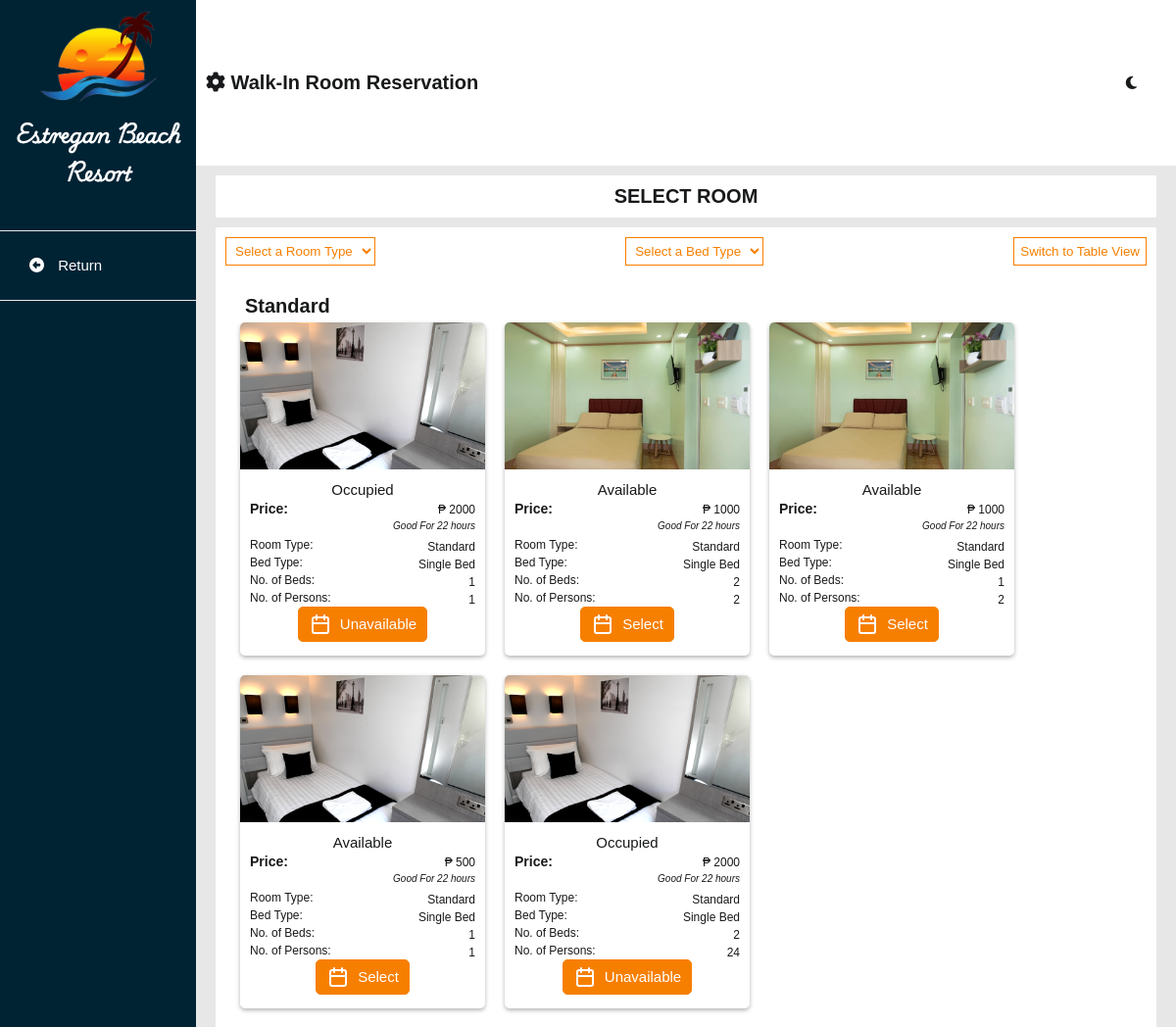
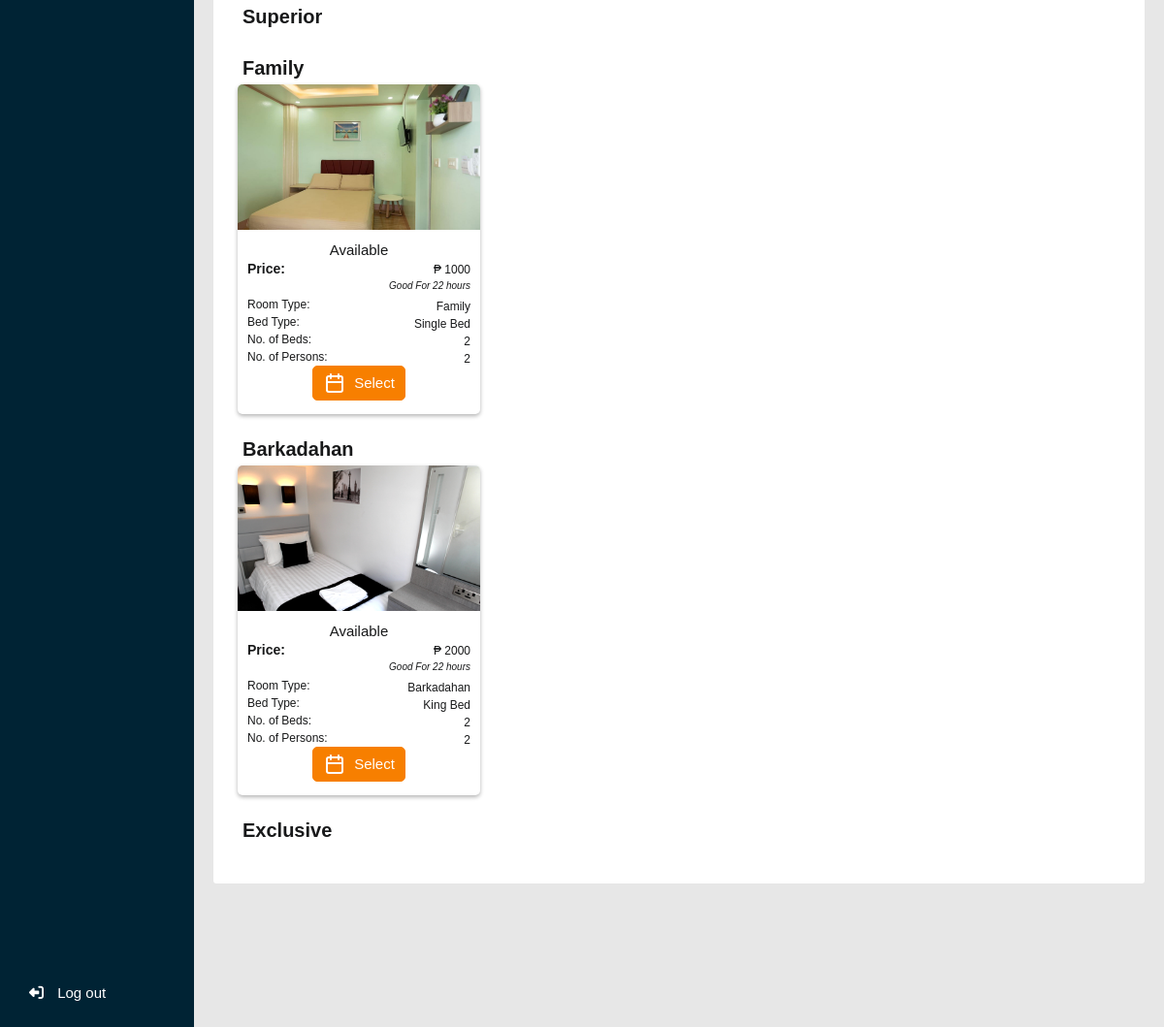
Screenshot of /admin/add_reservation_room.php (signed in) with the database file from the repository (2 pictures, top to bottom).
### tables this page shows
CREATE TABLE `room_tbl` (
  `id` int(11) NOT NULL,
  `room_number` bigint(255) NOT NULL,
  `room_type` varchar(255) NOT NULL,
  `bed_type` varchar(255) NOT NULL,
  `bed_quantity` int(20) NOT NULL,
  `no_persons` int(50) NOT NULL,
  `amenities` varchar(255) NOT NULL,
  `price` bigint(255) NOT NULL,
  `status` varchar(255) NOT NULL,
  `photo` varchar(255) NOT NULL
);

### admin/add_reservation_room.php (the view, shortened to what this page needs)
<?php
include('db_connect.php');
?>
<!DOCTYPE html>
<html lang="en">
<head>
    <?php
    include 'assets.php'
    ?>
    <link rel="stylesheet" type="text/css" href="css/main.css?v=<?php echo time(); ?>">
    <link rel="stylesheet" type="text/css" href="css/sidenav2.css?v=<?php echo time(); ?>">
    <link rel="stylesheet" type="text/css" href="css/walkInReservation.css?v=<?php echo time(); ?>">
</head>
<body>
    <main>
        <section class="side-nav">
            <div class="menu-container">
                <div class="logo-container">
                    <img src="../system_images/suntree.png" alt="">
                    <label for="">Estregan Beach Resort</label>
                </div>
                <div class="menu">
                    <div class="item"><a href="dashboardRoomReservation.php"><i class="fa-regular fa-circle-left"></i>
                            Return</a>
                    </div>
                </div>
            </div>
            <?php
            include 'logoutbtn.php'
            ?>
        </section>
        <section class="middle-container">
            <div class="header-container">
                <div class="title-head">
                    <label for=""><i class="fa-solid fa-gear"></i> Walk-in Room Reservation</label>
                </div>
                <?php include 'icon-container.php' ?>
            </div>
            <div class="center-container">
                <div class="rooms-base-container">
                    <div class="container-header">
                        <label for="">Select Room</label>
                    </div>
                    <div class="rooms-container">
                        <div class="category-container">
                            <div class="select-container">
                                <div class="custom-select-pc">
                                    <?php
                                    $sql = "SELECT DISTINCT room_type_name FROM room_type_tbl";
                                    $result = $con->query($sql);
                                    $selectBox = "<select name='room_type' id='roomTypeSelect' onchange='filterRooms()'>";
                                    $selectBox .= "<option disabled selected value=''>Select a Room Type</option>";
                                    if ($result->num_rows > 0) {
                                        while ($row = $result->fetch_assoc()) {
                                            $roomType = ucwords(strtolower($row["room_type_name"]));
                                            $selectBox .= "<option value='" . $roomType . "'>" . $roomType . "</option>";
                                        }
                                    } else {
                                        $selectBox .= "<option value=''>No room types found.</option>";
                                    }
                                    $selectBox .= "</select>";
                                    echo $selectBox;
                                    ?>
                                </div>
                                <div class="custom-select-pc">
                                    <?php
                                    echo "<select name='bed_type' id='bedTypeSelect' onchange='filterByBedType()'>";
                                    echo "<option disabled selected value=''>Select a Bed Type</option>";
                                    echo "</select>";
                                    ?>
                                </div>
                                <button id="toggleViewButton" onclick="toggleView()" class="togglebutton">Switch to Table View</button>
                            </div>
                        </div>
                        <div class="rooms-holder" id="roomsHolder">
                            <div id="listView">
                                <?php
                                $roomTypesQuery = "SELECT DISTINCT room_type_name FROM room_type_tbl";
                                $roomTypesResult = mysqli_query($con, $roomTypesQuery);
                                while ($typeRow = mysqli_fetch_assoc($roomTypesResult)) {
                                    $room_type = $typeRow['room_type_name'];
                                    $room_type_id = strtolower(str_replace(' ', '-', $room_type));
                                    echo "<div class='title-head' id='{$room_type_id}'>";
                                    echo "<label>$room_type</label>";
                                    echo '</div>';
                                    echo '<div class="room-first-container">';
                                    $fetchdata = "SELECT * FROM room_tbl WHERE room_type = '$room_type'";
                                    $result = mysqli_query($con, $fetchdata);
                                    while ($row = mysqli_fetch_assoc($result)) {
                                        $roomNumber = $row['room_number'];
                                        $roomType = $row['room_type'];
                                        $bedType = $row['bed_type'];
                                        $bed_quantity = $row['bed_quantity'];
                                        $noPersons = $row['no_persons'];
                                        $price = $row['price'];
                                        $photo = $row['photo'];
                                        $statusQuery = "SELECT status FROM reserve_room_tbl WHERE room_number = '$roomNumber' AND status IN ('checkedIn', 'extended')";
                                        $statusResult = mysqli_query($con, $statusQuery);
                                        if (mysqli_num_rows($statusResult) > 0) {
                                            $roomStatusToday = 'occupied';
                                        } else {
                                            $roomStatusToday = 'available';
                                        }
                                ?>
                                        <div class="rooms">
                                            <img src="<?php echo $photo ?>" alt="Room Image">
                                            <div class="info-container">
                                                <p style="text-align:center; padding:0;"><?php echo ucfirst($roomStatusToday); ?></p>
                                                <div class="room-details">
                                                    <label for="bold-text">Price: </label>
                                                    <p>₱ <?php echo $price ?></p>
                                                </div>
                                                <div class="room-details" id="good-for">
                                                    <p><em>Good For 22 hours</em></p>
                                                </div>
                                                <div class="room-details">
                                                    <label>Room Type: </label>
                                                    <p><?php echo $roomType ?></p>
                                                </div>
                                                <div class="room-details">
                                                    <label>Bed Type: </label>
                                                    <p><?php echo $bedType ?></p>
                                                </div>
                                                <div class="room-details">
                                                    <label>No. of Beds: </label>
                                                    <p><?php echo $bed_quantity ?></p>
                                                </div>
                                                <div class="room-details">
                                                    <label>No. of Persons: </label>
                                                    <p><?php echo $noPersons ?></p>
                                                </div>
                                            </div>
                                            <div class="button-container">
                                                <?php if ($roomStatusToday === 'available') { ?>
                                                    <a href="add_reservation_room2.php?manage_id=<?php echo $row['id']; ?>" name="book_now">
                                                        <button class="button">
                                                            <svg xmlns="http://www.w3.org/2000/svg" width="24" viewBox="0 0 24 24" height="24" fill="none" class="svg-icon">
                                                                <g stroke-width="2" stroke-linecap="round" stroke="#fff">
                                                                    <rect y="5" x="4" width="16" rx="2" height="16"></rect>
                                                                    <path d="m8 3v4"></path>
                                                                    <path d="m16 3v4"></path>
                                                                    <path d="m4 11h16"></path>
                                                                </g>
                                                            </svg>
                                                            <span class="label">Select</span>
                                                        </button>
                                                    </a>
                                                <?php } else { ?>
                                                    <a href="javascript:void(0);" style="cursor: not-allowed;">
                                                        <button class="button" disabled style="cursor: not-allowed;">
                                                            <svg xmlns="http://www.w3.org/2000/svg" width="24" viewBox="0 0 24 24" height="24" fill="none" class="svg-icon">
                                                                <g stroke-width="2" stroke-linecap="round" stroke="#fff">
                                                                    <rect y="5" x="4" width="16" rx="2" height="16"></rect>
                                                                    <path d="m8 3v4"></path>
                                                                    <path d="m16 3v4"></path>
                                                                    <path d="m4 11h16"></path>
                                                                </g>
                                                            </svg>
                                                            <span class="label">Unavailable</span>
                                                        </button>
                                                    </a>
                                                <?php } ?>
                                            </div>
                                        </div>
                                <?php
                                    }
                                    echo '</div>';
                                }
                                ?>
                            </div>
                        </div>
                    </div>
                </div>
        </section>
    </main>
</body>
</html>

### admin/css/header.css (style rules this page uses)
* { margin: 0; font-family: 'Trebuchet MS', 'Lucida Sans Unicode', 'Lucida Grande', 'Lucida Sans', Arial, sans-serif; box-sizing: none; }
button { cursor: pointer; }

### admin/css/main.css (style rules this page uses)
* { margin: 0; font-family: 'Trebuchet MS', 'Lucida Sans Unicode', 'Lucida Grande', 'Lucida Sans', Arial, sans-serif; }
body { background-color: var(--first-color2); }
button { cursor: pointer; }
a { cursor: pointer; }
:root { --first-color: white; --first-color2: #E7E7E7; --second-color: #EAE2B7; --fourth-color: #F77F00; --seventh-color: #18191A; --seventh-color2: #e0e0e0; --seventh-color3: #e0e0e0; --select-color: #F77F00; --select-color2: #cd6a00; --booknow-text: #ffffff; --booknow-text2: #242526; --booknow-border: #F77F00; --reservation-titleborder: #18191A; --box-shadow: #b4b4b4; --after-input: #effaff; --water-border: #EAE2B7; --water-color: #0d2cc5; --pure-white: white; --third-color: #FCBF49; --fifth-color: #D62828; --sixth-color: #00527e; --seventh-color4: #757575; --eight-color: #002334; --eight-color2: #001824; --reservation-title: #18191A; --reservation-text: white; --gray-button: rgba(220, 220, 220, 0.849); font-size: 62.5%; --tdeven-color: #0023340c; --proceed-color: white; --proceed-bgcolor: #00527e; --cancel-color: white; --cancel-bgcolor: #D62828; --fixed-color: #effaff; --graph-title-color: #777; --legend-text-color: #777; --tooltip-bg-color: #333333; --tooltip-title-color: #ffffff; --tooltip-body-color: #ffffff; --axis-title-color: #777; --axis-ticks-color: #777; }
p { color: var(--seventh-color); font-size: 1.5rem; text-align: justify; line-height: 1.5; }
.center-container { animation: transitionIn 0.5s; }

### admin/css/sidenav2.css (style rules this page uses)
main { width: 100%; display: flex; flex-direction: row; }
.side-nav { height: 100vh; width: 20%; background-color: var(--eight-color); display: flex; flex-direction: column; justify-content: space-between; overflow-y: scroll; }
.menu-container { display: flex; flex-direction: column; align-items: center; }
.logo-container { display: flex; flex-direction: column; align-items: center; margin: 10px 0; }
.logo-container img { width: 120px; margin-bottom: 10px; }
.logo-container label { color: var(--pure-white); font-size: 2rem; font-weight: bold; font-family: estregan; width: 200px; flex-wrap: wrap; text-align: center; }
.menu { width: 100%; margin-top: 30px; }
.menu .item { position: relative; cursor: pointer; }
.menu .item a { font-size: 1.5rem; text-decoration: none; display: block; padding: 5px 30px; line-height: 60px; color: var(--pure-white); border: 1px solid var(--first-color2); border-right: none; border-left: none; }
.menu .item i { margin-right: 10px; }
.middle-container { width: 100%; display: flex; flex-direction: column; }
.header-container { width: 100%; height: 8vh; background-color: var(--first-color); display: flex; justify-content: space-between; align-items: center; }
.title-head { display: flex; align-items: center; margin-left: 20px; }
.title-head label { font-size: 2rem; font-weight: bold; color: var(--seventh-color); text-transform: capitalize; }
.center-container { width: 100%; background-color: var(--first-color2); height: 92vh; overflow-y: scroll; }

### rows the page displays
room_tbl: photo (picture), roomStatusToday "Occupied", price "2000", room_type "Standard", bed_type "Single Bed", bed_quantity "1", no_persons "1", shows "Unavailable"
room_tbl: photo (picture), roomStatusToday "Available", price "1000", room_type "Standard", bed_type "Single Bed", bed_quantity "2", no_persons "2"
room_tbl: photo (picture), roomStatusToday "Available", price "1000", room_type "Standard", bed_type "Single Bed", bed_quantity "1", no_persons "2"
room_tbl: photo (picture), roomStatusToday "Available", price "500", room_type "Standard", bed_type "Single Bed", bed_quantity "1", no_persons "1"
room_tbl: photo (picture), roomStatusToday "Occupied", price "2000", room_type "Standard", bed_type "Single Bed", bed_quantity "2", no_persons "24", shows "Unavailable"
room_tbl: photo (picture), roomStatusToday "Available", price "1000", room_type "Family", bed_type "Single Bed", bed_quantity "2", no_persons "2"
room_tbl: photo (picture), roomStatusToday "Available", price "2000", room_type "Barkadahan", bed_type "King Bed", bed_quantity "2", no_persons "2"

### other values shown
$room_type "Standard"
$room_type "Superior"
$room_type "Family"
$room_type "Barkadahan"
$room_type "Exclusive"
